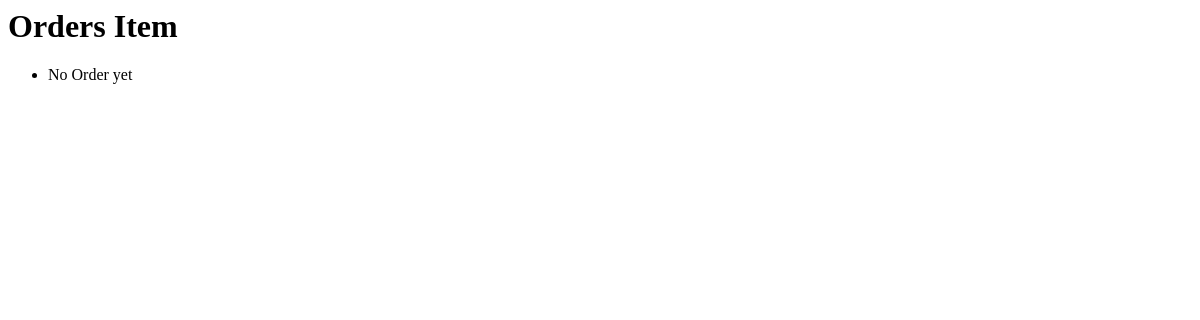
The page /asp/orders on the database as committed earlier.
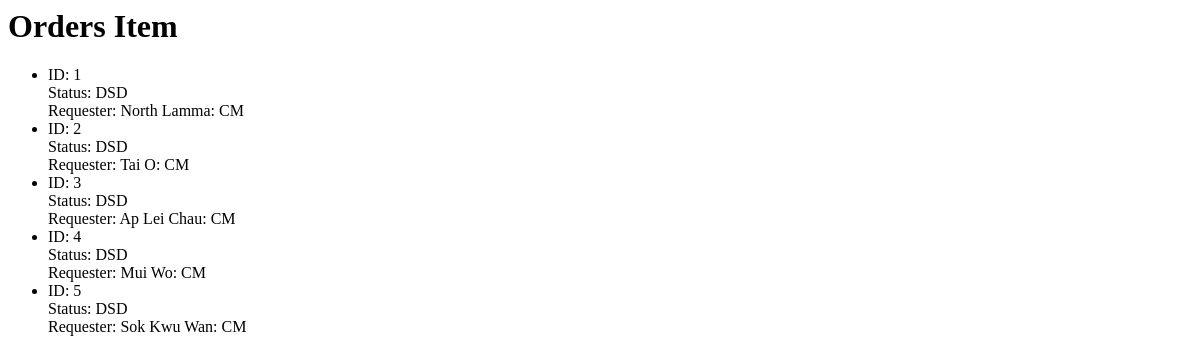
The same page on the database as committed later.
### asp/models.py (models this page shows, shortened)
class Order(models.Model):
    QUEUED_FOR_PROCESSING = 'QFP'
    PROCESSING_BY_WAREHOUSE = 'PBW'
    QUEUED_FOR_DISPATCH = 'QFD'
    DISPATCHED = 'DSD'
    DELIVERED = 'DLD'
    STATUS = (
        (QUEUED_FOR_PROCESSING, 'Queued for Processing'),
        (PROCESSING_BY_WAREHOUSE, 'Processing by Warehouse'),
        (QUEUED_FOR_DISPATCH, 'Queued for Dispatch'),
        (DISPATCHED, 'Dispatched'),
        (DELIVERED, 'Delivered')
    )
    PRIORITY_HIGH = 3
    PRIORITY_MEDIUM = 2
    PRIORITY_LOW = 1
    PRIORITY = (
        (PRIORITY_HIGH, 'high'),
        (PRIORITY_MEDIUM, 'medium'),
        (PRIORITY_LOW, 'low')
    )
    status = models.CharField(
        max_length = 3,
        choices = STATUS,
        default = QUEUED_FOR_PROCESSING
    )
    requester = models.ForeignKey(UserExt, on_delete = models.CASCADE, related_name = 'requested_by')
    processed_by = models.ForeignKey(UserExt, on_delete = models.CASCADE, null = True, blank = True, related_name = 'processed_by')
    priority = models.PositiveIntegerField(
        choices = PRIORITY,
        default = PRIORITY_LOW
    )
    time_queued_processing = models.DateTimeField()
    time_processing = models.DateTimeField(null = True, blank = True)
    time_queued_dispatch = models.DateTimeField(null = True, blank = True)
    time_dispatched = models.DateTimeField(null = True, blank = True)
    time_delivered = models.DateTimeField(null = True, blank = True)
    shipping_label_name = models.CharField(max_length = 200, null = True, blank = True)

class UserExt(models.Model):
    CLINIC_MANAGER = 'CM'
    DISPATCHER = 'DP'
    WAREHOUSE_PERSONNEL = 'WP'
    ADMIN = 'AD'
    ROLES = (
        (CLINIC_MANAGER, 'Clinic Manager'),
        (DISPATCHER, 'Dispatcher'),
        (WAREHOUSE_PERSONNEL, 'Warehouse Personnel'),
        (ADMIN, 'Admin')
    )
    user = models.OneToOneField(User, on_delete=models.CASCADE)
    hospital = models.ForeignKey(Hospital, on_delete=models.CASCADE, null = True, blank = True, related_name='working_hospital')
    reset_password = models.BooleanField(default=False)
    role = models.CharField(
        max_length = 2,
        choices = ROLES,
        default = CLINIC_MANAGER
    )
    def __str__(self):
        return f"{self.user.username}: {self.role}"

### asp/views.py (the view)
# urls.py: path('orders', views.OrdersViewAll.as_view(), name='orders'),
class OrdersViewAll(ListView):
    models = Order
    def get_queryset(self):
        return Order.objects.all()

### asp/templates/asp/order_list.html
<h1>Orders Item</h1>
<ul>
{% for item in order_list %}
    <li>
        ID: {{ item.id }}
        <br>
        Status: {{ item.status }}
        <br>
        Requester: {{ item.requester }}
    </li>
{% empty %}
    <li>No Order yet</li>
{% endfor %}
</ul>

Rows that differ between the two databases and show on the page:
added Order: id "1", status "DSD", requester "North Lamma: CM"
added Order: id "2", status "DSD", requester "Tai O: CM"
added Order: id "3", status "DSD", requester "Ap Lei Chau: CM"
added Order: id "4", status "DSD", requester "Mui Wo: CM"
added Order: id "5", status "DSD", requester "Sok Kwu Wan: CM"
Other text that changed with them:
text no longer shown: "No Order yet"
